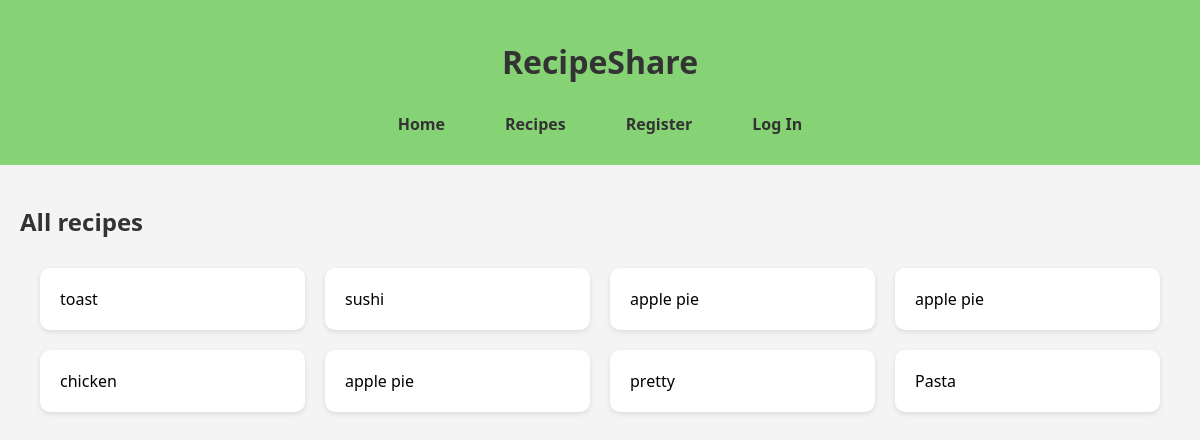
Page /recipes on the earlier database version.
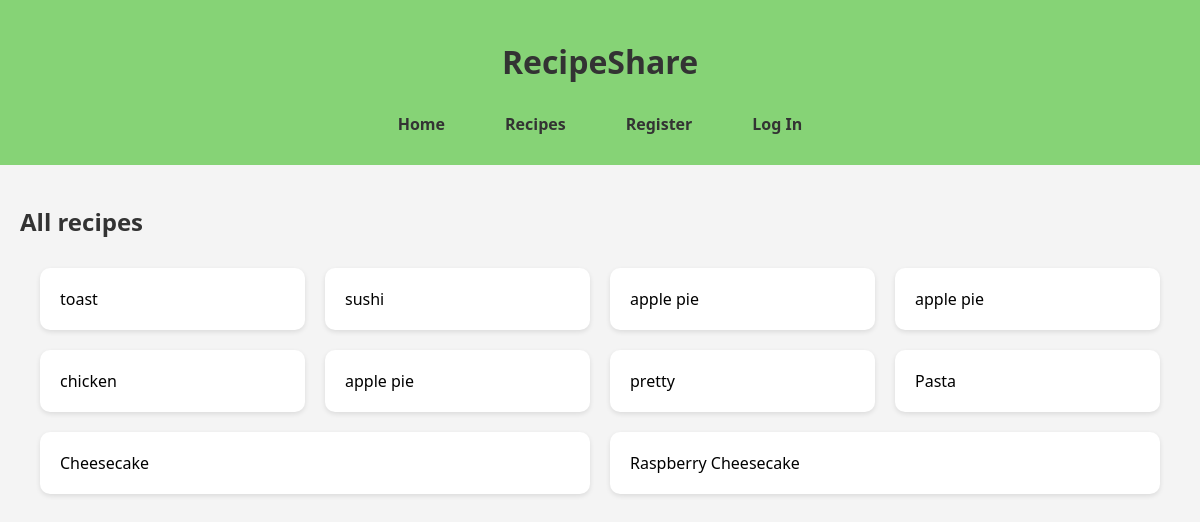
Same page on the later database version.
### models.py (models this page shows, shortened)
class Recipe(db.Model):
    __tablename__ = 'recipes'
    recipe_id = db.mapped_column(db.Integer, primary_key=True)
    recipe_name = db.mapped_column(db.String(500))
    ingredients = db.mapped_column(db.String(1000))
    method = db.mapped_column(db.String(5000))
    total_time = db.mapped_column(db.Integer)
    date_added = db.mapped_column(db.DateTime, default=datetime.now(timezone.utc))
    chef_id = db.mapped_column(db.Integer, db.ForeignKey('users.user_id'), nullable=False)
    cuisine_id = db.mapped_column(db.Integer, db.ForeignKey('cuisines.cuisine_id'), nullable=False)
    chef = db.relationship('User', back_populates='recipes')
    cuisine = db.relationship('Cuisine', back_populates='recipes')
    favorites = db.relationship('Favorite', back_populates='recipe')

### app.py (the view)
@app.route('/recipes')
def recipe_list():
    return render_template('recipe_list.html', recipes = Recipe.query.all())#

### templates/recipe_list.html
{% extends 'base.html' %}
{% block content %}
    <h2>All recipes</h2>
    <ul class="card-list">
        {% for recipe in recipes %}
        <li>
            <a href="{{ url_for('recipe', recipe_id=recipe.recipe_id) }}">{{ recipe.recipe_name }}</a>
        </li>
        {% endfor %}
    </ul>
{% endblock %}

Differences in the rows shown:
added Recipe: recipe_name "Cheesecake"
added Recipe: recipe_name "Raspberry Cheesecake"
